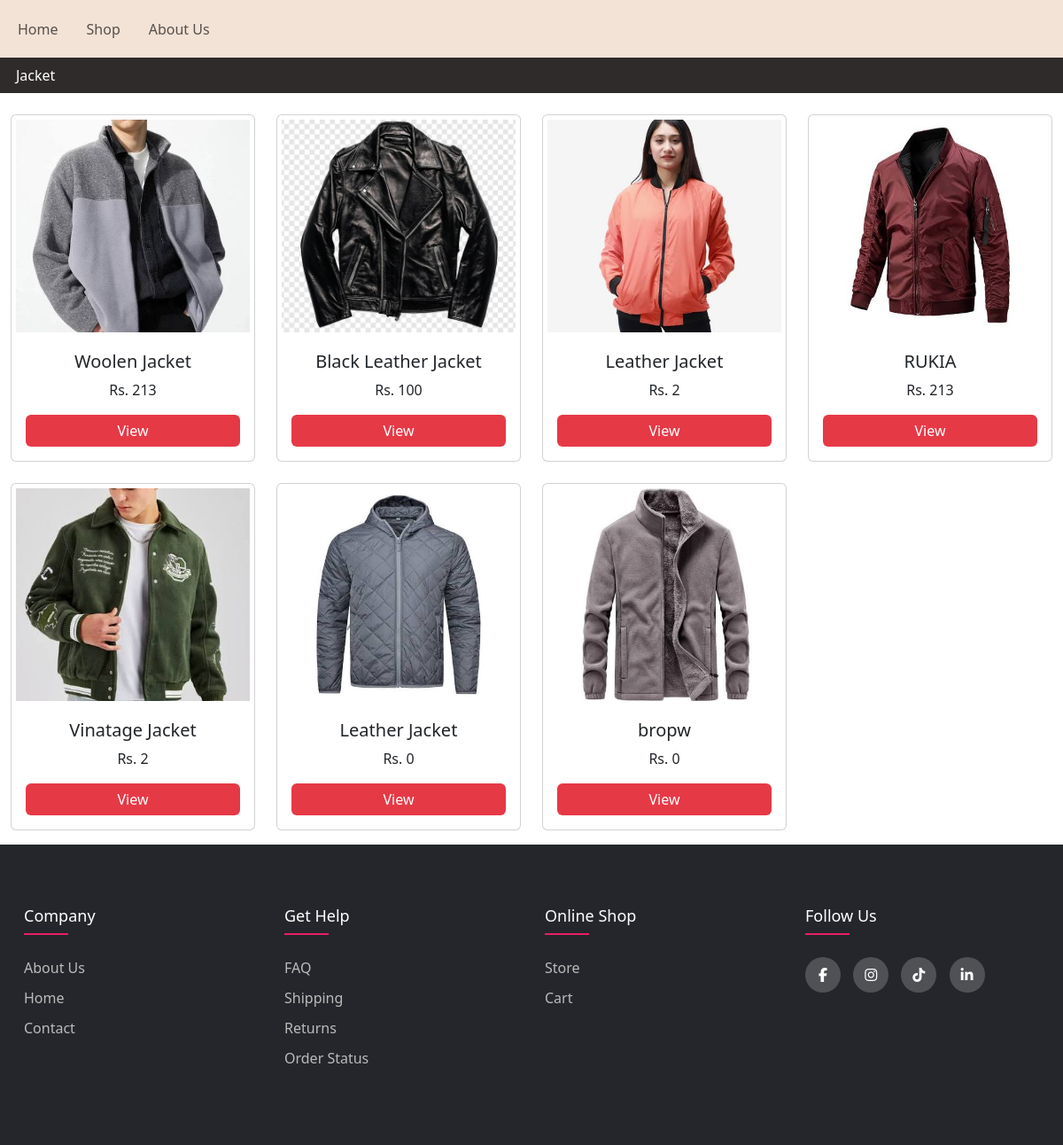
The app's page /shop/, older data.
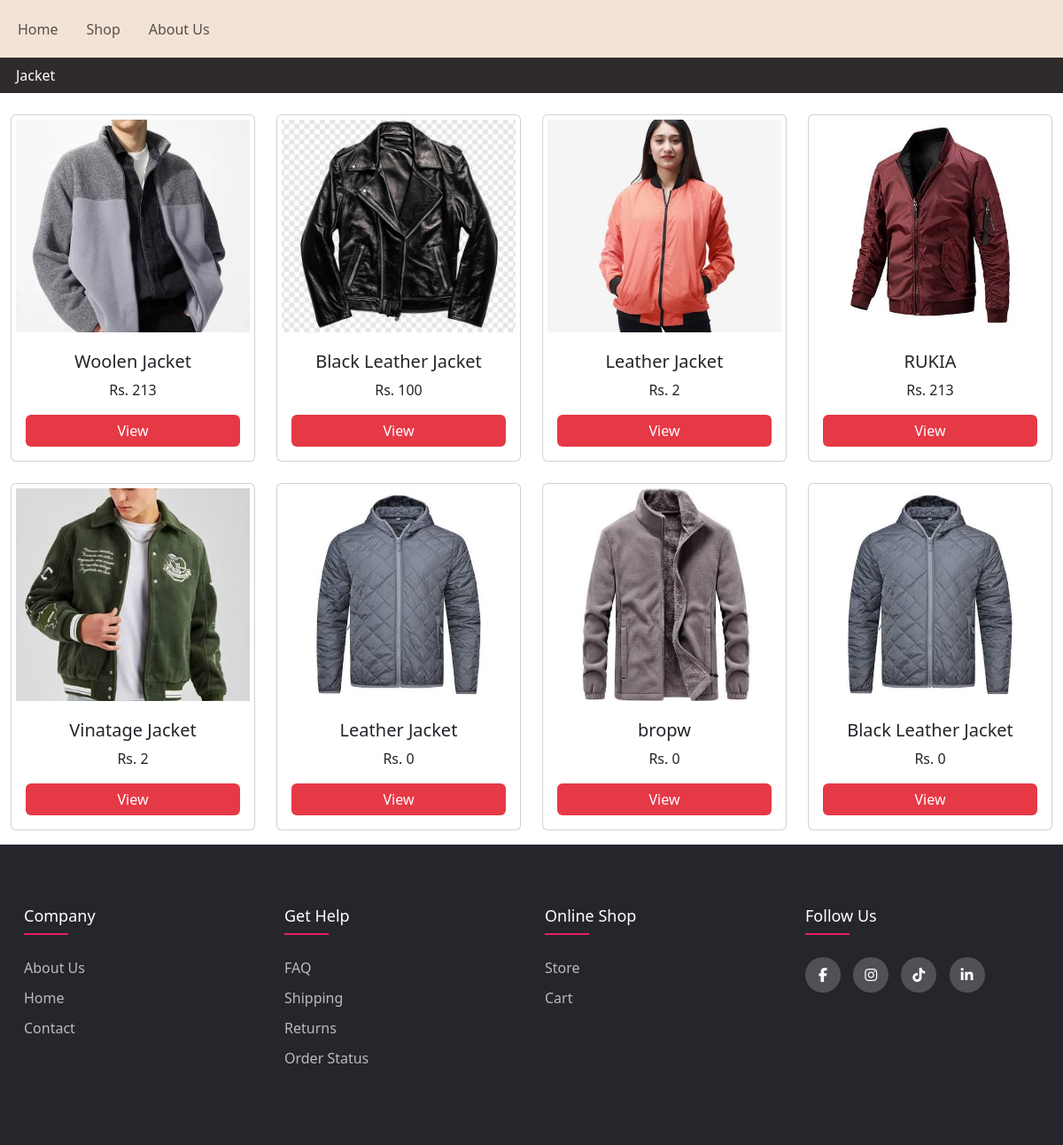
The same page, newer data.
### store/models.py (models this page shows, shortened)
class Category(models.Model):
    category_name = models.CharField(max_length=20)
    def __str__(self):
        return self.category_name

class Product(models.Model):
    product_name = models.CharField(max_length=50)
    category = models.ForeignKey(Category, on_delete=models.CASCADE, null = True, blank = True)
    description = models.CharField(max_length=200)
    price = models.IntegerField(default=0)
    image = models.ImageField(upload_to="store/images", default="")

### store/views.py (the view)
# urls.py: path('shop/', views.shop, name='shop'),
def shop(request):
    categories = Category.objects.all()
    categoryID = request.GET.get('category')
    if categoryID:
        products = Product.objects.filter(category=categoryID)
    else:
        products = Product.objects.all()
    params = {
        'products' : products,
        'category' : categories
    }
    return render (request, 'store/shop.html', params)

### store/templates/store/shop.html (shortened to what this page needs)
{%extends 'store/navbar.html'%}
{%load static%}
{%block csslink%}
<link rel="stylesheet" href="{% static 'store/shop.css' %}">
<link rel="stylesheet" href="https://cdn.jsdelivr.net/npm/swiper@11/swiper-bundle.min.css"/>
{%endblock%}
{%block body%}
<div class="category swiper">
    <div class="swiper-wrapper">
        {%for cat in category%}
        <div class="swiper-slide">
            <a href="{% url 'shop' %}?category={{cat.id}}" class="category-link {% if request.GET.category == cat.id|stringformat:'s' %}active{% endif %}">{{cat}}</a>
        </div>
        {%endfor%}
    </div>
</div>
<div class="container-fluid my-3">
    <div class="row">
        <div class="col-lg-12 mt-2">
            <div class="row row-cols-2 row-cols-md-3 row-cols-lg-4 g-4" id="product-container">
                {%for product in products%}
                <div class="col">
                    <div class="card h-100 w-100">
                        <img src="{{product.image.url}}" class="card-img-top" alt="{{product.product_name}}"/>
                        <div class="card-body d-flex flex-column text-center">
                        <h5 class="card-title">{{product.product_name}}</h5>
                        <p class="card-text">Rs. {{product.price}}</p>
                        <a href="{% url 'productDetails' product.product_name|slugify product.id %}" class="btn btn-primary mt-auto">View</a>
                        </div>
                    </div>
                </div>
                {%endfor%}
            </div>
        </div>
    </div>
</div>
{%endblock%}

Row changes from the older to the newer data that the page shows:
added Product: image (picture), product_name "Black Leather Jacket", price "0"
